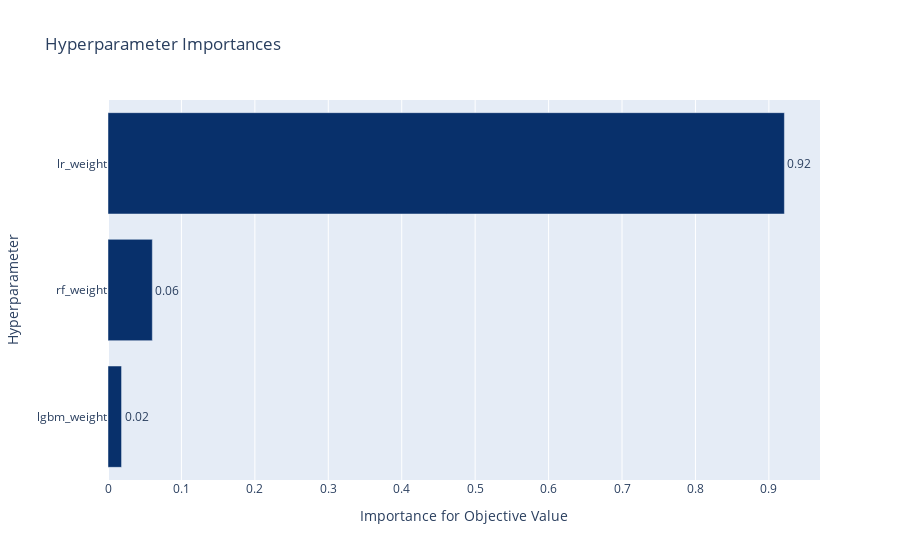

The code cell stored with this chart in its notebook:
### Code cell
# Visualize parameter importances. 
optuna.visualization.plot_param_importances(study)

### Figure 1 — Plotly figure (JSON) as saved in the notebook; plotly's stock layout.template omitted (floating-point values rounded to 4 significant figures)
{"data": [{"cliponaxis": false, "hovertemplate": ["lgbm_weight (UniformDistribution): 0.0184547445145893<extra></extra>", "rf_weight (UniformDistribution): 0.060389036045418364<extra></extra>", "lr_weight (UniformDistribution): 0.9211562194399924<extra></extra>"], "marker": {"color": ["rgb(8,48,107)", "rgb(8,48,107)", "rgb(8,48,107)"]}, "orientation": "h", "text": ["0.0184547445145893", "0.060389036045418364", "0.9211562194399924"], "textposition": "outside", "texttemplate": "%{text:.2f}", "type": "bar", "x": [0.01845, 0.06039, 0.9212], "y": ["lgbm_weight", "rf_weight", "lr_weight"]}], "layout": {"showlegend": false, "title": {"text": "Hyperparameter Importances"}, "xaxis": {"autorange": true, "range": [0, 0.9696], "title": {"text": "Importance for Objective Value"}, "type": "linear"}, "yaxis": {"autorange": true, "range": [-0.5, 2.5], "title": {"text": "Hyperparameter"}, "type": "category"}}}
